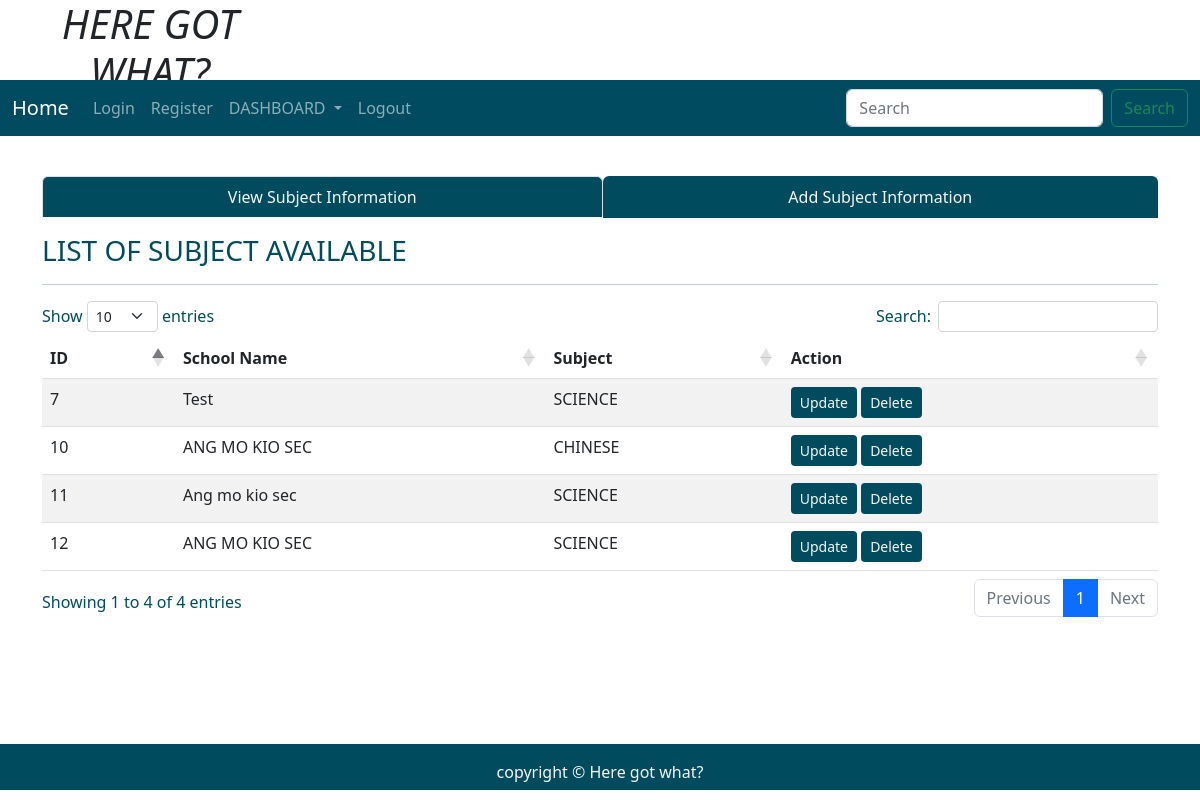
Page /subjectinfo on the committed database.
### tables this page shows
CREATE TABLE "subject" (
	"id"	INTEGER,
	"name"	TEXT,
	"subject"	TEXT,
	PRIMARY KEY("id" AUTOINCREMENT),
	FOREIGN KEY("name") REFERENCES "school"("name")
);

### application.py (the view)
@application.route('/subjectinfo', methods = ["POST", "GET"])
def subjectinfo():
    user = get_active_user()
    db = get_database()
    subject_cur = db.execute('Select * from subject')
    allsubject = subject_cur.fetchall()
    return render_template('subjectDashboard.html', user = user, allsubject = allsubject)

### application.py (called while the page is built)
@application.teardown_appcontext
def close_database(error):
    if hasattr(g, 'ICT2103Web_db'):
        g.ICT2103Web_db.close()

def get_active_user():
    user = None
    if 'user' in session:
        user = session['user']
        db = get_database()
        user_cur = db.execute('select * from users where name =?', [user])
        user = user_cur.fetchone()
    return user

### database.py (called while the page is built)
def connect_to_database():
    sql = sqlite3.connect('C:/ICT2103Web/ICT2103Web.db')
    sql.row_factory = sqlite3.Row
    return sql

def get_database():
    if not hasattr(g, 'ICT2103Web_db'):
        g.ICT2103Web_db = connect_to_database()
    return  g.ICT2103Web_db

### templates/subjectDashboard.html (shortened to what this page needs)
<!DOCTYPE html>
<html lang="en">
<head>
    <link rel="stylesheet" href="https://cdnjs.cloudflare.com/ajax/libs/font-awesome/4.7.0/css/font-awesome.min.css">
    <link href="https://cdn.jsdelivr.net/npm/bootstrap@5.1.3/dist/css/bootstrap.min.css" rel="stylesheet"
>
    <link rel="stylesheet" href="{{ url_for('static', filename='home.css')}}" type="text/css">
    <link rel="stylesheet" href="https://cdnjs.cloudflare.com/ajax/libs/twitter-bootstrap/5.2.0/css/bootstrap.min.css">
    <link rel="stylesheet" href="https://cdn.datatables.net/1.12.1/css/dataTables.bootstrap5.min.css">
</head>
<body>
    <div class="parent">
        <div class="child child1">
            <h1 class="text-center"><i>HERE GOT WHAT?</i></h1>
        </div>
        <div class="child child3 dropdown">
            <nav class="navbar navbar-expand-lg navbar-dark" style="background-color: #004b5f;">
                <div class="container-fluid">
                    <a class="navbar-brand" href="{{url_for('index')}}">Home</a>
                    <div class="collapse navbar-collapse" id="navbarSupportedContent">
                        <ul class="navbar-nav me-auto mb-2 mb-lg-0">
                            <li class="nav-item">
                                <a class="nav-link" aria-current="page" href="{{url_for('userLogin')}}">Login</a>
                            </li>
                            <li class="nav-item">
                                <a class="nav-link" href="{{url_for('userRegister')}}">Register</a>
                            </li>
                            <li class="nav-item dropdown">
                                <a class="nav-link dropdown-toggle" href="#" id="navbarDropdown" role="button"
                                    data-bs-toggle="dropdown" aria-expanded="false">
                                    DASHBOARD
                                </a>
                            </li>
                            <li class="nav-item">
                                <a class="nav-link" href="#">Logout</a>
                            </li>
                        </ul>
                        <form class="d-flex">
                            <input class="form-control me-2" type="search" placeholder="Search" aria-label="Search">
                            <button class="btn btn-outline-success" type="submit">Search</button>
                        </form>
                    </div>
                </div>
            </nav>
        </div>
        <div class="child child5" style="color:rgb(0, 75, 93);">
        </div>
        <div class="child child6  container" style="color:rgb(0, 75, 93);">
            <ul class="nav nav-tabs nav-fill mb-3 dropdown">
                <li class="nav-item">
                    <a class="nav-link active" aria-current="page" href="{{ url_for('subjectinfo')}}"
                        style=" background-color:rgb(0, 75, 93); color:whitesmoke;">View Subject Information</a>
                </li>
                <li class="nav-item">
                    <a class="nav-link" href="{{ url_for('addnewsubject')}}"
                        style=" background-color:rgb(0, 75, 93); color:whitesmoke;">Add Subject Information</a>
                </li>
            </ul>
            <div class="table-responsive-lg caption-top">
                <caption>
                    <h3>LIST OF SUBJECT AVAILABLE</h3>
                </caption>
                <hr>
                <table class="table table-striped " id="example">
                    <thead>
                        <tr>
                            <th scope="col">ID</th>
                            <th scope="col">School Name</th>
                            <th scope="col">Subject</th>
                            <th scope="col">Action</th>
                        </tr>
                    </thead>
                    <tbody>
                        <tr>
                            {% for subject in allsubject %}
                            <td scope="row">{{ subject['id'] }}</td>
                            <td scope="row">{{ subject['name'] }}</td>
                            <td>{{ subject['subject'] }}</td>
                            <td><a class="btn btn-sm" style="background-color:rgb(0, 75, 93); color:whitesmoke;"
                                    href="{{url_for('fetchonesubject', id = subject['id'])}}">Update</a>
                                <a class="btn btn-sm" style="background-color:rgb(0, 75, 93); color:whitesmoke;"
                                    href="{{url_for('deletesubject', id = subject['id'])}}">Delete</a>
                            </td>
                        </tr>
                        {% endfor %}
                    </tbody>
                </table>
            </div>
        </div>
        <div class="child child7" style="background-color:rgb(0, 75, 93); color:whitesmoke;">
            <p class="p-3 text-center">copyright &copy Here got what?</p>
        </div>
    </div>
</body>
</html>

### static/home.css (style rules this page uses)
html, body { height: 100%; background-color:whitesmoke; color:rgb(0, 75, 93); }
.parent { height: 100%; display: grid; grid-template-columns: repeat(4, 1fr); grid-template-rows: 10% 5% 7% auto 7%; }
.child { margin-bottom: 10px; }
.child1 { grid-column: 1/2; grid-row: 1/2; }
.child3 { grid-column: 1/-1; grid-row: 2/3; }
.child5 { grid-column: 4/5; grid-row: 3/4; text-align: center; }
.child6 { grid-column: 1/-1; grid-row: 4/5; }
.child7 { grid-column: 1/-1; grid-row: 5/6; }

### rows in the picture
subject: id "7", name "Test", subject "SCIENCE"
subject: id "10", name "ANG MO KIO SEC", subject "CHINESE"
subject: id "11", name "Ang mo kio sec", subject "SCIENCE"
subject: id "12", name "ANG MO KIO SEC", subject "SCIENCE"
